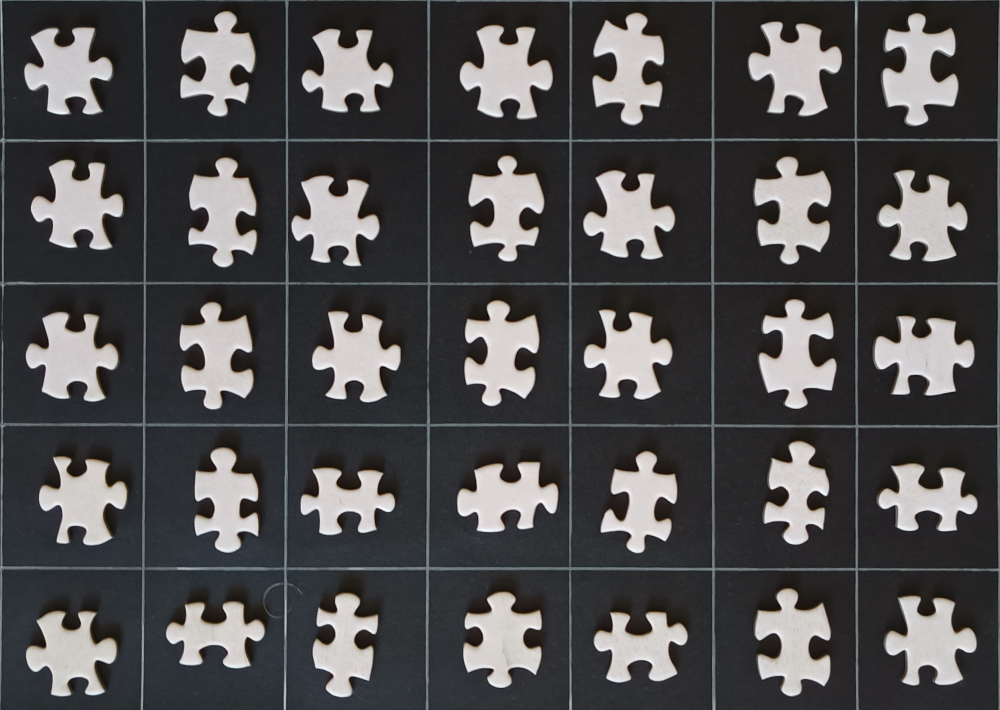
#> input picture my_images/IMG_001.jpg, 4000 x 2840 px (shown at 1/4 size)
$ jupyter execute test.ipynb
#> lines starting #> are read from the running program, lines starting #| are printed output that depends on the picture; after the words box and inside, x2 and y2 are one past the last pixel; in counts of white or black regions, pixels touching at a corner belong together
[cell 1]
import os
from os.path import join
import numpy as np
import cv2
import matplotlib.pyplot as plt

from functools import partial
import traceback

[cell 2]
filename =join('my_images', 'IMG_001.jpg')

[cell 3]
image= cv2.imread(filename)
#> image is the input picture: shape (2840, 4000, 3); mean B, G, R 78.2, 77.3, 78.1
image = image[10:434, 10:445]
#> image: shape (424, 435, 3)
gray= cv2.cvtColor(image, cv2.COLOR_BGR2GRAY)

gray= np.float32(gray)

#harris_corners= cv2.cornerHarris(gray, 9, 3, 0.05)
harris_corners= cv2.cornerHarris(gray, 5, 5, 0.05)
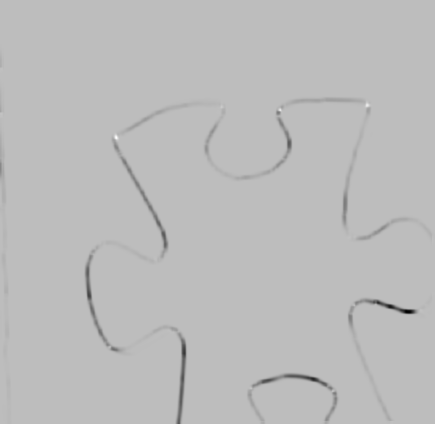
#> harris_corners: shape (424, 435) float32; min -448790208, max 154960656, mean -3325265.8; drawn with min black and max white

kernel= np.ones((7,7), np.uint8)

harris_corners= cv2.dilate(harris_corners, kernel, iterations= 2)
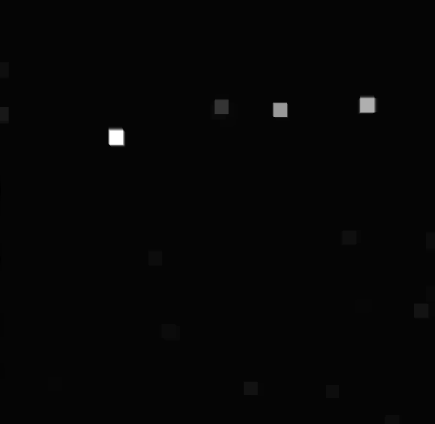
#> harris_corners: shape (424, 435) float32; min -3289269, max 154960656, mean 547641.2; drawn with min black and max white


#image[harris_corners > 0.025 * harris_corners.max()]= [255,127,127]
image[harris_corners > 0.15 * harris_corners.max()]= [255,127,127]
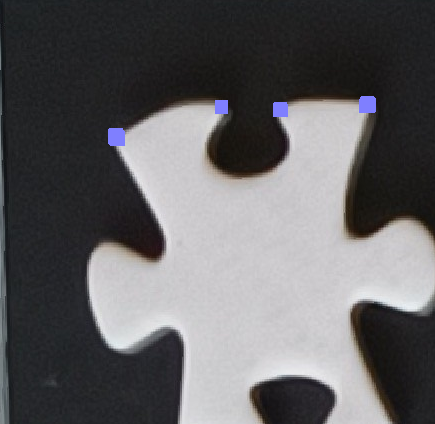
#> image: shape (424, 435, 3); mean B, G, R 98.5, 96.4, 97.5

plt.imshow( image)

[cell 4]
# read the image
img = cv2.imread(filename)
img = img[10:434, 10:445]
# convert image to gray scale image
gray = cv2.cvtColor(img, cv2.COLOR_BGR2GRAY)

# detect corners with the goodFeaturesToTrack function.
corners = cv2.goodFeaturesToTrack(gray, 27, 0.01, 10)
#> corners = 27 rows, first 8: [279, 109], [333, 390], [106, 342], [367, 105], [92, 253], [120, 155], [117, 137], [283, 159]
corners = np.int0(corners)

# we iterate through each corner,
# making a circle at each point that we think is a corner.
for i in corners:
	x, y = i.ravel()
	cv2.circle(img, (x, y), 3, 255, -1)
#> this loop made 27 passes
#> (x, y) on passes 1 to 12: (279, 109), (333, 390), (106, 342), (367, 105), (92, 253), (120, 155), (117, 137), (283, 159), (156, 217), (353, 304), (391, 422), (377, 231)
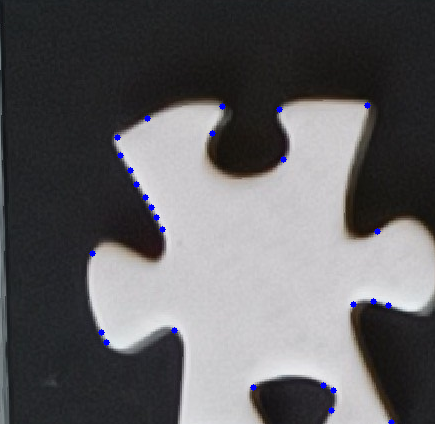
#> img: shape (424, 435, 3); mean B, G, R 98.2, 95.8, 96.8

plt.imshow(img), plt.show()
plt.imshow(gray), plt.show()

[cell 5]
# read the image
img = cv2.imread(filename)
img = img[10:434, 10:445]
gray   = cv2.cvtColor(img, cv2.COLOR_BGR2GRAY)
# plt.imshow(gray, cmap='gray'), plt.show()
gray   = cv2.medianBlur(gray, ksize=5)
thresh = cv2.threshold(gray, 130, 255, cv2.THRESH_BINARY)[1]
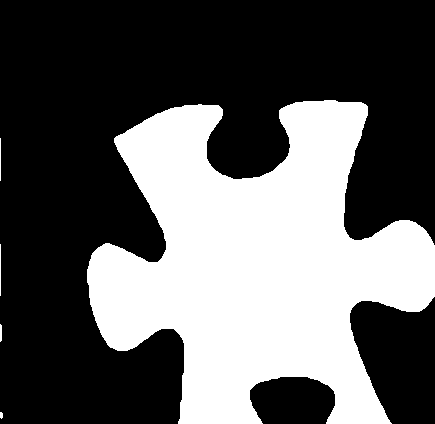
#> thresh: shape (424, 435); 36.9% white; 5 white regions (1 under 20 px), largest, box (x1, y1, x2, y2) and area: (87, 100, 435, 424) 67857, (0, 244, 1, 296) 52, (0, 138, 1, 181) 43, (0, 324, 2, 342) 34
plt.imshow(thresh, cmap='gray'), plt.show()
thresh = cv2.blur(thresh, ksize=(3, 3))

# plt.imshow(img, cmap='gray'), plt.show()
# plt.imshow(gray, cmap='gray'), plt.show()
plt.imshow(thresh, cmap='gray'), plt.show()

[cell 6]
#image = cv2.imread('image.png', cv2.IMREAD_UNCHANGED);
image = cv2.imread(filename)
image = image[10:434, 10:445]
gray = cv2.cvtColor(image, cv2.COLOR_BGR2GRAY)
binary = cv2.threshold(gray, 0, 255, cv2.THRESH_BINARY | cv2.THRESH_OTSU)[1]
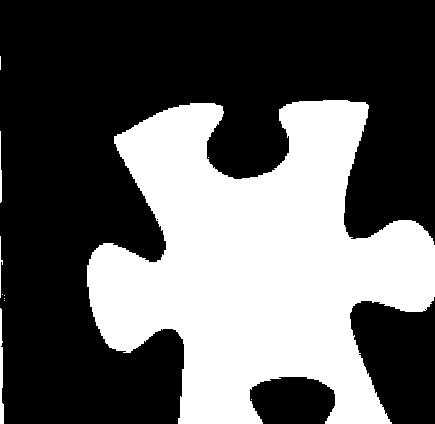
#> binary: shape (424, 435); 37.4% white; 11 white regions (7 under 20 px)

# getting mask with connectComponents
ret, labels = cv2.connectedComponents(binary)
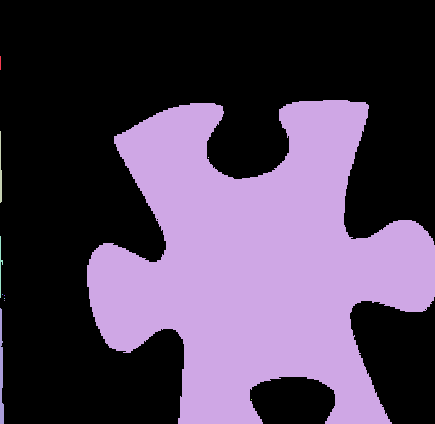
#> labels: shape (424, 435) int32; 12 distinct labels, from 0 to 11; one colour per label, 0 black
#> ret = 12
for label in range(1,ret):
    mask = np.array(labels, dtype=np.uint8)
    mask[labels == label] = 255
    cv2.imshow('component',mask)
    cv2.waitKey(0)
#> this loop made 11 passes
#> pass 1, `mask = np.array(labels, dtype=np.uint8)`:
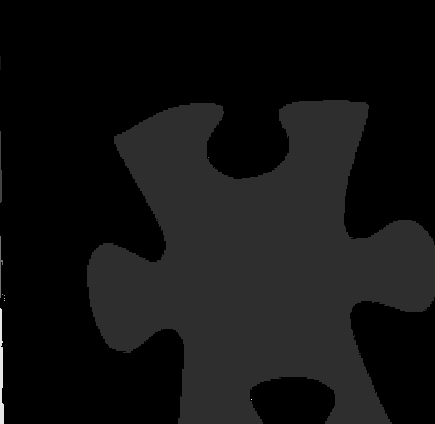
#> mask: shape (424, 435); min 0, max 11, mean 0.764; drawn with min black and max white
#> pass 1, `cv2.imshow('component',mask)`:
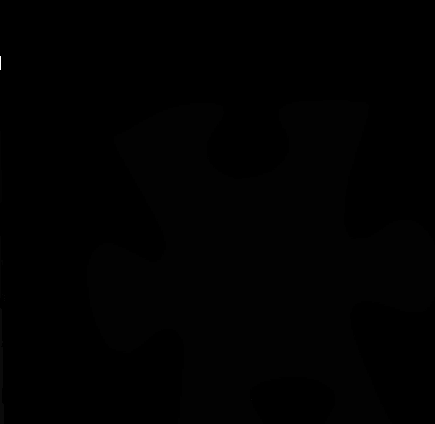
#> window 'component': shape (424, 435); min 0, max 255, mean 0.8
#> pass 2, `cv2.imshow('component',mask)`:
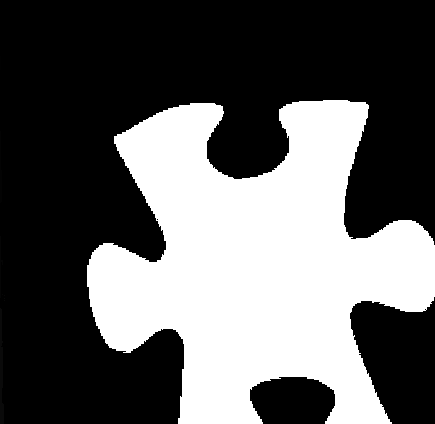
#> window 'component': shape (424, 435); min 0, max 255, mean 94.7

# getting ROIs with findContours
contours = cv2.findContours(binary, cv2.RETR_EXTERNAL, cv2.CHAIN_APPROX_SIMPLE)[1]
#> contours = 11 contours, 8 with area under 20; largest, box (x1, y1, x2, y2) and area: (87, 100, 435, 424) 67594, (0, 308, 4, 424) 196, (0, 131, 2, 203) 32
for cnt in contours:
    (x,y,w,h) = cv2.boundingRect(cnt)
    ROI = image[y:y+h,x:x+w]
    cv2.imshow('ROI', ROI)
#> this loop made 11 passes
#> (x, y, w, h, ROI) on passes 1, 3, 4, 5, 6, 8: (251, 399, 1, 1, [[102, 116, 128]]), (4, 300, 1, 1, [[123, 119, 114]]), (4, 298, 1, 1, [[126, 122, 117]]), (4, 295, 1, 1, [[131, 127, 122]]), (2, 294, 1, 1, [[123, 120, 112]]), (208, 157, 1, 1, [[99, 115, 131]])
#> (x, y, w, h) on passes 2, 7, 9, 10: (0, 308, 4, 116), (0, 236, 3, 62), (0, 131, 2, 72), (87, 100, 348, 324)
